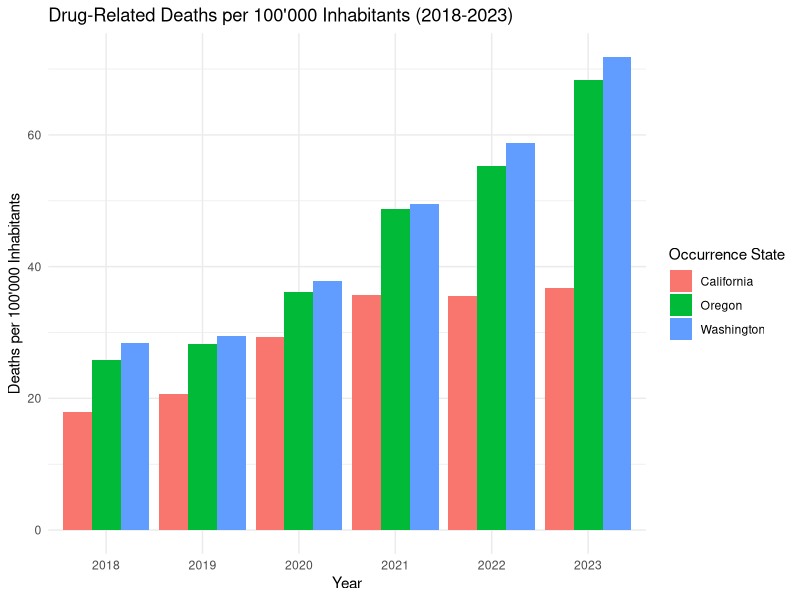
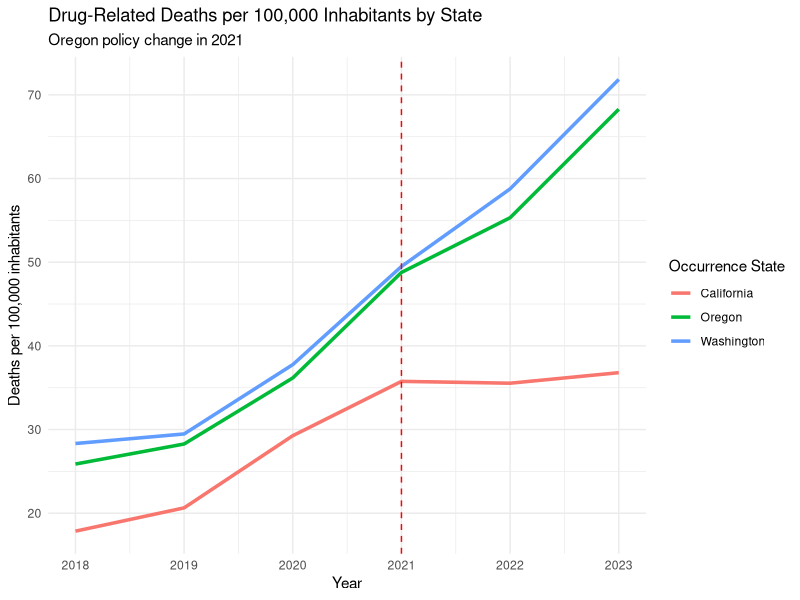
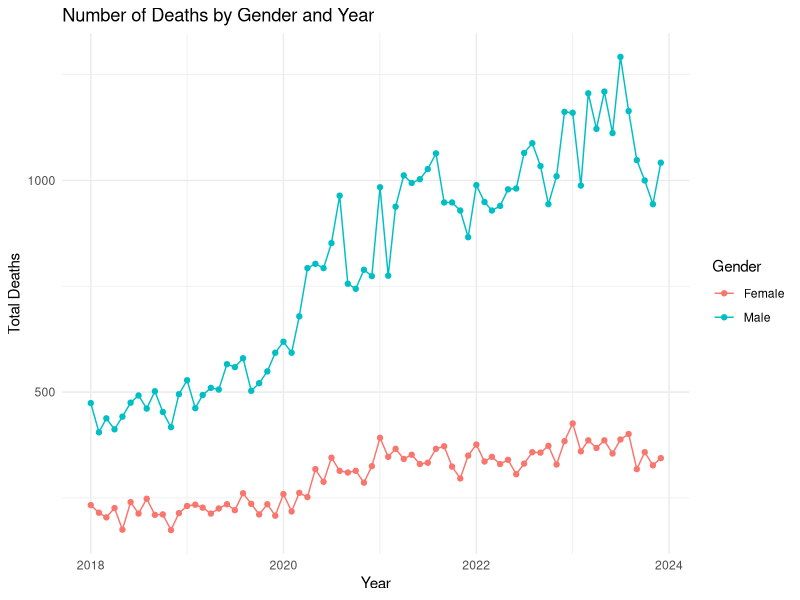
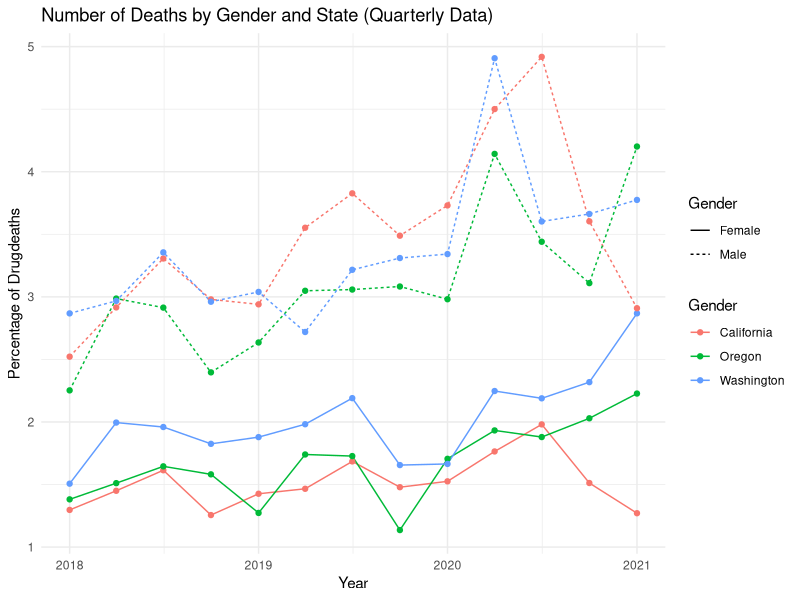
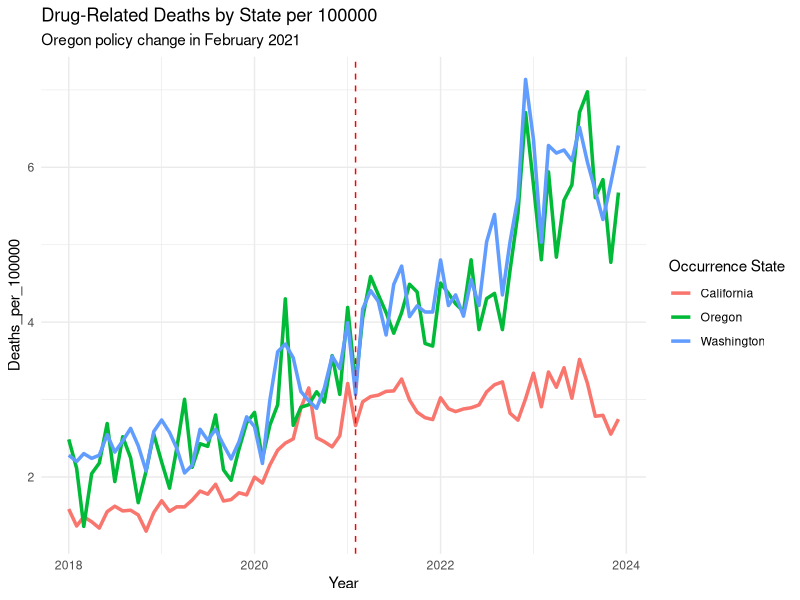
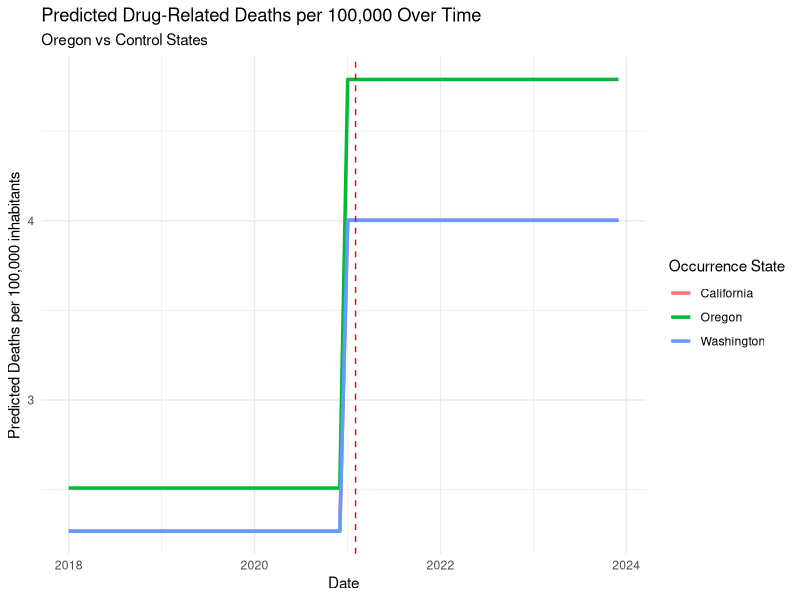
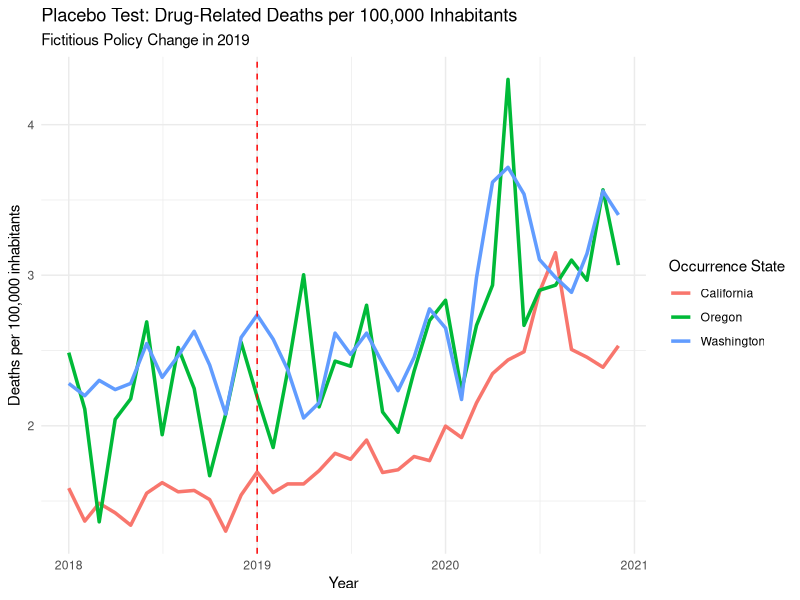
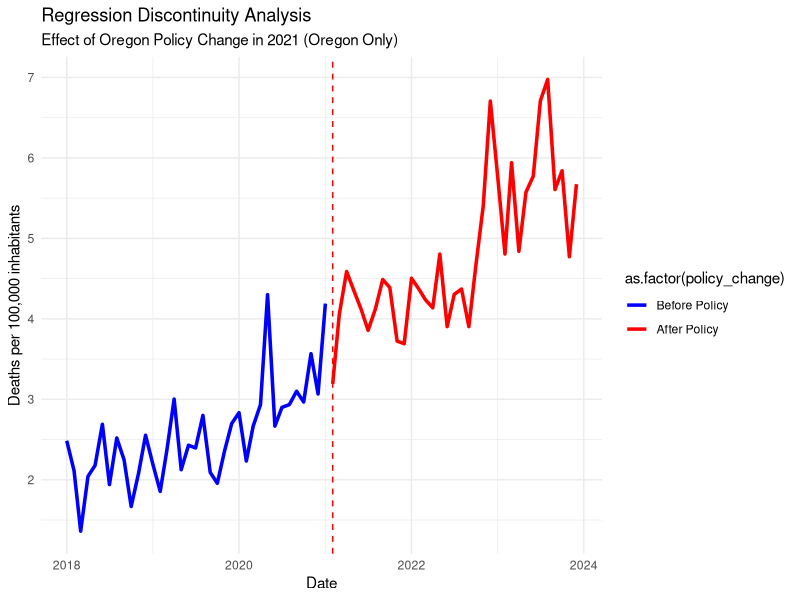

Write R code to recreate these figures, in order.
## ---- chunk 1
knitr::opts_chunk$set(echo = TRUE)
## ---- chunk 2
library(readxl)
library(dplyr)
library(zoo)
library(lubridate)
library(ggplot2)
library(tidyr)
library(lmtest)
library(sandwich)
library(forecast)
library(plm)

#globally exclude code chunks from the output
knitr::opts_chunk$set(echo = FALSE)

#globally turn on caching
knitr::opts_chunk$set(cache = TRUE)

# globally turn off warnings and messages
knitr::opts_chunk$set(warning = FALSE)
knitr::opts_chunk$set(message = FALSE)

# globally set the theme for ggplot
theme_set(theme_minimal())

#setting directory
#setwd(dirname(rstudioapi::getSourceEditorContext()$path))
getwd()
## ---- chunk 3
# load the relevant part of the Data set, exclude notes starting from row 4374
Data <- read_excel("data/Drug_related_Deaths_2018-2024.xlsx", n_max = 4374)


# Overview for the Data
head(Data, 10)
str(Data)

## ---- chunk 4
# Read population data from Excel file for each region

# Load the population data from the first range (D244:M244)
population_oregon_1 <- read_excel("data/Ca_Or_Wa Population 2010-23.xlsx", 
                                  sheet = "Oregon", 
                                  range = "D244:M244", 
                                  col_names = FALSE)  

# Load the population data from the second range (Q244:T244)
population_oregon_2 <- read_excel("data/Ca_Or_Wa Population 2010-23.xlsx", 
                                  sheet = "Oregon", 
                                  range = "Q244:T244", 
                                  col_names = FALSE)  

# Combine the two data frames (horizontally) into one row
population_oregon <- cbind(population_oregon_1, population_oregon_2)

# Manually set the column names (years 2010 to 2023)
colnames(population_oregon) <- 2010:2023



# Load the population data from the first range in California
population_california_1 <- read_excel("data/Ca_Or_Wa Population 2010-23.xlsx", 
                                  sheet = "California", 
                                  range = "D487:M487", 
                                  col_names = FALSE)  

# Load the population data from the second range (Q487:T487)
population_california_2 <- read_excel("data/Ca_Or_Wa Population 2010-23.xlsx", 
                                  sheet = "California", 
                                  range = "Q487:T487", 
                                  col_names = FALSE)  

# Combine the two data frames (horizontally) into one row
population_california <- cbind(population_california_1, population_california_2)

# Manually set the column names (years 2010 to 2023)
colnames(population_california) <- 2010:2023



# Load the population data from the first range in Washington
population_washington_1 <- read_excel("data/Ca_Or_Wa Population 2010-23.xlsx", 
                                  sheet = "Washington", 
                                  range = "D286:M286", 
                                  col_names = FALSE)  

# Load the population data from the second range 
population_washington_2 <- read_excel("data/Ca_Or_Wa Population 2010-23.xlsx", 
                                  sheet = "Washington", 
                                  range = "Q286:T286", 
                                  col_names = FALSE)  

# Combine the two data frames (horizontally) into one row
population_washington <- cbind(population_washington_1, population_washington_2)

# Manually set the column names (years 2010 to 2023)
colnames(population_washington) <- 2010:2023


# Combine population data into a single data frame with an added column for state
population_data <- bind_rows(
  population_oregon %>% mutate(State = "Oregon"),
  population_washington %>% mutate(State = "Washington"),
  population_california %>% mutate(State = "California")
)


# Remove the temporary variables from the environment
rm(population_oregon_1, population_oregon_2, population_washington_1, 
   population_washington_2, population_california_1, population_california_2,
   population_oregon, population_washington, population_california)

# Convert wide format to long format
population_data <- population_data %>%
  pivot_longer(cols = -State,    # All columns except 'State'
               names_to = "year",   # The new column for years
               values_to = "population_count")  # The new column for population counts

#Convert year column to numeric
population_data$year <- as.numeric(population_data$year)  

## ---- chunk 5

# look into Dates 
unique(Data$Month)

# Delete Notes column without grepl 
Data <- Data[, !grepl("Notes", names(Data))]

# Delete Row Sep., 2024 since the data is not complete
Data <- Data[Data$Month != "Sep., 2024 (provisional and partial)", ]

# Create column Provisional (TRUE/FALSE) based on the col Month '(provisional)'
Data$Provisional <- grepl("\\(provisional\\)", Data$Month)

# Delete " (provisional)" from the Date
####Data$Month <- gsub(" \\(provisional\\)", "", Data$Month)

# Convert into Date Variable
####Data$Month <- as.yearmon(Data$Month, format = "%b., %Y")
Data <- Data %>%
  #mutate(`Month` = as.yearmon(`Month Code`, format = "%Y/%m"))
    mutate(`Month` = ym(`Month Code`))


#### look into Deaths
#### Data$Deaths

# count of "Suppressed"
sum(Data$Deaths == "Suppressed")

# Some of the numbers are "Suppressed" this means that there are between 1 and 9 cases
# To use Deaths as a number we can leave them as NA's or substitute by a random number between 1 and 9

# Set seed for reproducibility if needed
set.seed(23)  

# Replace "Suppressed" in the Death column with a random number between 1 and 9
Data$Deaths <- ifelse(Data$Deaths == "Suppressed", sample(1:9, sum(Data$Deaths == "Suppressed"), replace = TRUE), Data$Deaths)
Data$Deaths <- as.numeric(Data$Deaths)

summary(Data)
sum(Data$Deaths == "Suppressed")
# Delete all columns that end on Code, they are duplicates of the other columns
Data <- Data[, !grepl("Code$", names(Data))]

# keep one version of the Dataset with all Deaths
Data_complete <- Data

# Filters the data to only include drug-induced deaths (removes alcohol-induced and non-drug related deaths)
Data <- Data %>% filter(`UCD - Drug/Alcohol Induced` == "Drug-induced causes")

glimpse(Data)
## ---- chunk 6

# Filter the data for each complete years 2018 to 2023
Data_18_23 <- Data %>%
  filter(`Month` >= ym("2018-01") & `Month` <= ym("2023-12"))

# Group the data by occurrence state and year, then sum deaths per year
Data_18_23 <- Data_18_23 %>%
  group_by(`Occurrence State`, year = year(`Month`)) %>%
  summarise(Deaths = sum(Deaths))

# Merge the death data with population data by state and year
Data_with_population <- Data_18_23 %>%
  left_join(population_data, by = c("Occurrence State" = "State", "year" = "year"))

# Calculate deaths per 100,000 inhabitants for each year
Data_with_population <- Data_with_population %>%
  mutate(Deaths_per_100000 = (Deaths / population_count) * 100000)


# Plot the number of deaths per 10,000 inhabitants for each year and state
ggplot(Data_with_population, aes(x = factor(year), y = Deaths_per_100000, fill = `Occurrence State`)) +
  geom_bar(stat = "identity", position = "dodge") +
  labs(title = "Drug-Related Deaths per 100'000 Inhabitants (2018-2023)",
       x = "Year",
       y = "Deaths per 100'000 Inhabitants")


# Plot the trends over time for each state per year
ggplot(Data_with_population, aes(x = year, y = Deaths_per_100000, color = `Occurrence State`)) +
  geom_line(linewidth = 1.2) +
  geom_vline(xintercept = 2021, linetype = "dashed", color = "red") +  # Mark the policy change
  labs(title = "Drug-Related Deaths per 100,000 Inhabitants by State",
       subtitle = "Oregon policy change in 2021",
       x = "Year", y = "Deaths per 100,000 inhabitants")
## ---- chunk 7
# Prepare the data untill 2023
data_gender_year <- Data %>%
  filter(`Month` >= ym("2018-01") & `Month` <= ym("2023-12")) %>%
  select(Gender, Month, Deaths) %>%
  group_by(Gender, Month) %>%
  summarise(Total_Deaths = sum(Deaths, na.rm = TRUE)) %>%
  ungroup()

# Plot the data
ggplot(data_gender_year, aes(x = Month, y = Total_Deaths, color = Gender, group = Gender)) +
  geom_line() +
  geom_point() +
  labs(title = "Number of Deaths by Gender and Year",
       x = "Year",
       y = "Total Deaths",
       color = "Gender") 

# Perform t-test for significant differences by gender 
t.test(Total_Deaths ~ Gender, data = data_gender_year)

## ---- chunk 8

# Prepare the data
#use quarterly data to make it smoother
data_Anova <- Data %>%
  filter(`Month` < ym("2021-02")) %>%
  mutate(Quarter = floor_date(as.Date(Month), "quarter")) %>%    
  select(Gender, Quarter, `Occurrence State`, Deaths) %>%
  group_by(Gender, Quarter, `Occurrence State`) %>%
  summarise(Total_Deaths = sum(Deaths, na.rm = TRUE)) %>%
  ungroup()

data_Anova$all_death <- Data_complete %>%
  filter(`Month` < ym("2021-02")) %>%
  mutate(Quarter = floor_date(as.Date(Month), "quarter")) %>%
  select(Gender, Quarter, `Occurrence State`, Deaths) %>%
  group_by(Gender, Quarter, `Occurrence State`) %>%
  summarise(Total_Deaths = sum(Deaths, na.rm = TRUE)) %>%
  ungroup() %>%
  pull(Total_Deaths)

data_Anova$DrugDeath_Percentage <- data_Anova$Total_Deaths / data_Anova$all_death *100

# Plot the data
ggplot(data_Anova, aes(x = Quarter, y = DrugDeath_Percentage, color = `Occurrence State`, linetype = Gender)) +
  geom_line() +
  geom_point() +
  labs(title = "Number of Deaths by Gender and State (Quarterly Data)",
       x = "Year",
       y = "Percentage of Drugdeaths",
       color = "Gender") 

# Perform ANOVA for significant differences by gender or State
data_Anova <- data_Anova %>%
  mutate(Gender = as.factor(Gender),
         `Occurrence State` = as.factor(`Occurrence State`))

# Test for effects in Gender, State and interactions
anova_model <- aov(DrugDeath_Percentage ~ Gender + `Occurrence State`, data = data_Anova)

summary(anova_model)

## ---- chunk 9

# Filter the data for each complete month in 2018 to 2023 
Data_monthly <- Data %>%
  filter(`Month` >= ym("2018-01") & `Month` <= ym("2023-12"))

# Group the data by occurrence state and month, then sum deaths per month
Data_monthly <- Data_monthly %>%
  group_by(`Occurrence State`, year = year(`Month`), month = month(`Month`)) %>%
  summarise(Deaths = sum(Deaths))


# Merge the death data with population data by state and year
Data_monthly <- Data_monthly %>%
  left_join(population_data, by = c("Occurrence State" = "State", "year" = "year"))

# Calculate deaths per 100,000 inhabitants for each year
Data_monthly <- Data_monthly  %>%
  mutate(Deaths_per_100000 = (Deaths / population_count) * 100000)


# Create 'treatment' and 'post_policy' variables
Data_monthly <- Data_monthly %>%
  mutate(
    treatment = ifelse(`Occurrence State` == "Oregon", 1, 0),  # 1 for Oregon, 0 for California/Washington
    post_policy = ifelse(year >= 2021, 1, 0),  # 1 for years 2021 and later
    interaction = treatment * post_policy  # Interaction term for DiD
  )

# Create a new date column by combining year and month
Data_monthly <- Data_monthly %>%
  mutate(date = ym(paste(year, month, sep = "-")))  # Combine year and month into a date


# Difference-in-Differences (DiD) regression model with Deaths_per_100000

did_model <- lm(Deaths_per_100000 ~ treatment + post_policy + interaction, data = Data_monthly)
summary(did_model)

# Robust standard errors to handle heteroscedasticity
coeftest(did_model, vcov = vcovHC(did_model, type = "HC1"))

## ---- chunk 10
# Plot DiD Results
# Plot the trends over time for each state
ggplot(Data_monthly, aes(x = date, y = Deaths_per_100000, color = `Occurrence State`)) +
  geom_line(linewidth = 1.2) +
  geom_vline(xintercept = as.Date("2021-02-01"), linetype = "dashed", color = "red") +  # Mark the policy change
  labs(title = "Drug-Related Deaths by State per 100000",
       subtitle = "Oregon policy change in February 2021",
       x = "Year", y = "Deaths_per_100000")


# Generate predicted values based on the model
Data_monthly$predicted <- predict(did_model, newdata = Data_monthly)

# Visualize the predicted trends
ggplot(Data_monthly, aes(x = date, y = predicted, color = `Occurrence State`)) +
  geom_line(linewidth = 1.2) +
  geom_vline(xintercept = as.Date("2021-02-01"), linetype = "dashed", color = "red") +  # Mark the policy change
  labs(title = "Predicted Drug-Related Deaths per 100,000 Over Time",
       subtitle = "Oregon vs Control States",
       x = "Date", y = "Predicted Deaths per 100,000 inhabitants")
## ---- chunk 11
# Subset data for Oregon and Washington
oregon_data <- Data_monthly %>% filter(`Occurrence State` == "Oregon")
washington_data <- Data_monthly %>% filter(`Occurrence State` == "Washington")


# Calculate the correlation coefficient between the two states
correlation <- cor(oregon_data$Deaths_per_100000, washington_data$Deaths_per_100000)

# Print the result
correlation

#Seperate DiD

# Example for DiD with only California as control
did_model_california <- lm(Deaths_per_100000 ~ treatment + post_policy + interaction, 
                           data = Data_monthly %>% filter(`Occurrence State` %in% c("Oregon", "California")))

# Example for DiD with only Washington as control
did_model_washington <- lm(Deaths_per_100000 ~ treatment + post_policy + interaction, 
                           data = Data_monthly %>% filter(`Occurrence State` %in% c("Oregon", "Washington")))

# Compare the results
summary(did_model_california)
summary(did_model_washington)



## ---- chunk 12
# Make a Difference-in-Differences model for the years 2018-2020 as a placebo test
Data_placebo <- Data_monthly %>%
  filter(date >= as.Date("2018-01-01") & date <= as.Date("2020-12-01"))

# Create 'treatment' and 'post_policy' variables for the placebo test
Data_placebo <- Data_placebo %>%
  mutate(
    treatment = ifelse(`Occurrence State` == "Oregon", 1, 0),  # 1 for Oregon, 0 for California/Washington
    post_policy = ifelse(year >= 2019, 1, 0),  # 1 for years 2019 and later
    interaction = treatment * post_policy  # Interaction term for DiD
  )

# Difference-in-Differences (DiD) model for the placebo test
did_model_placebo <- lm(Deaths_per_100000 ~ treatment + post_policy + interaction, data = Data_placebo)
summary(did_model_placebo)

# Robust standard errors for the placebo test
#coeftest(did_model_placebo, vcov = vcovHC(did_model_placebo, type = "HC1"))

# Plot the placebo test results
ggplot(Data_placebo, aes(x = date, y = Deaths_per_100000, color = `Occurrence State`)) +
  geom_line(linewidth = 1.2) +
  geom_vline(xintercept = as.Date("2019-01-01"), linetype = "dashed", color = "red") +  # Mark the placebo policy change
  labs(title = "Placebo Test: Drug-Related Deaths per 100,000 Inhabitants",
       subtitle = "Fictitious Policy Change in 2019",
       x = "Year", y = "Deaths per 100,000 inhabitants")
## ---- chunk 13
# Regression Discontinuity Analysis: To further validate the DiD results

# Filter the data for the entire period from 2018 to 2023
Data_RD <- Data_monthly %>%
  filter(date >= as.Date("2018-01-01") & date <= as.Date("2023-12-01") & `Occurrence State` == "Oregon")

# Create a binary variable for the policy change
Data_RD <- Data_RD %>%
  mutate(policy_change = ifelse(date >= as.Date("2021-02-01"), 1, 0))

# Fit a regression model to estimate the effect of the policy change
rd_model <- lm(Deaths_per_100000 ~ policy_change, data = Data_RD)
summary(rd_model)

# Robust standard errors to handle heteroscedasticity
coeftest(rd_model, vcov = vcovHC(rd_model, type = "HC1"))

# Plot the regression discontinuity analysis
ggplot(Data_RD, aes(x = date, y = Deaths_per_100000, color = as.factor(policy_change))) +
  geom_line(linewidth = 1.2) +
  geom_vline(xintercept = as.Date("2021-02-01"), linetype = "dashed", color = "red") +  # Mark the policy change
  # Legend
  scale_color_manual(values = c("0" = "blue", "1" = "red"), labels = c("Before Policy", "After Policy")) +
  labs(title = "Regression Discontinuity Analysis",
       subtitle = "Effect of Oregon Policy Change in 2021 (Oregon Only)",
       x = "Date", y = "Deaths per 100,000 inhabitants")

## ---- chunk 14
# Filter the data for Oregon and clean it
data_oregon <- Data %>%
  filter(`Occurrence State` == "Oregon") %>%
  mutate(Deaths = as.numeric(Deaths),    # Convert Deaths to numeric
         date = as.Date(paste0(Month, "-01")))  # Create a proper date column

# Create a time series object for Oregon deaths
ts_oregon <- ts(data_oregon$Deaths, start = c(2018, 1), frequency = 12)

# Split the data for training (2018-2022) and validation (2023)
train_ts <- window(ts_oregon, end = c(2022, 12))
valid_ts <- window(ts_oregon, start = c(2023, 1), end = c(2023, 12))
full_train_ts <- window(ts_oregon, end = c(2023, 12))

# Fit an ARIMA model (or other model)
arima_model <- auto.arima(train_ts)
full_arima_model <- auto.arima(full_train_ts)

# Forecast for the validation period (2023-2024)
forecast_2023_2024 <- forecast(arima_model, h = 12)

# Plot the forecast against the actual validation data
plot(forecast_2023_2024)
lines(valid_ts, col = "red")  # Add the actual data for comparison
legend("topright", legend = c("Forecast", "Actual Data"), col = c("blue", "red"), lty = 1)

# compute the accuracy of the model
accuracy(forecast_2023_2024, valid_ts)

# After validating the model, forecast for 2025
forecast_2025 <- forecast(full_arima_model, h = 12)

# Plot the forecast for 2025
plot(forecast_2025, main = "Forecast for Drug-Related Deaths in Oregon (2025)",
     xlab = "Year", ylab = "Deaths per 100,000 inhabitants")

## ---- chunk 15
# Panel Data Analysis
# Create a panel data set for the analysis
panel_data <- Data_monthly %>%
  select(`Occurrence State`, date, Deaths_per_100000) %>%
  mutate(State = factor(`Occurrence State`)) %>%
  select(-`Occurrence State`)


# Aggregate the data to ensure unique state and date combinations
panel_data <- panel_data %>%
  group_by(State, date) %>%
  summarise(Deaths_per_100000 = sum(Deaths_per_100000, na.rm = TRUE)) %>%
  ungroup()

# Convert the data to a pdata.frame
pdata <- pdata.frame(panel_data, index = c("State", "date"))

# Fit a panel data model to assess the impact of the policy change
panel_model <- plm(Deaths_per_100000 ~ lag(Deaths_per_100000, 1), data = pdata, model = "within")

# Summarize the model
summary(panel_model)

# Robust standard errors for the panel data model
coeftest(panel_model, vcov = vcovHC(panel_model, type = "HC1"))

# Extract the index (State, Date) for the fitted model to align with fitted values
model_index <- index(panel_model)

# Create a dataframe with fitted values and corresponding index (State, Date)
fitted_data <- data.frame(State = model_index$State,
                          date = model_index$date,
                          Fitted = fitted(panel_model))

# Merge the fitted data with the original panel_data based on State and Date
panel_data_with_fitted <- merge(panel_data, fitted_data, by = c("State", "date"))

# Plot the panel data model results using ggplot2
ggplot(panel_data_with_fitted, aes(x = date, y = Deaths_per_100000, color = State)) +
  geom_point() +
  geom_line(aes(y = Deaths_per_100000), linetype = "solid") +  # Plot actual Deaths_per_100000 as solid line
  labs(title = "Panel Data Model Results",
       x = "Date",
       y = "Deaths_per_100000",
       color = "State") +
  theme_minimal()

        ggplot(panel_data_with_fitted, aes(x = date, y = Deaths_per_100000, color = State)) +
      geom_point() +
      geom_line(aes(y = Deaths_per_100000), linetype = "solid") +  # Plot actual Deaths_per_100000 as solid line
      geom_line(aes(y = Fitted), linetype = "dashed") +  # Plot fitted values as dashed line
      labs(title = "Panel Data Model Results",
           x = "date",
           y = "Deaths_per_100000",
           color = "State") +
      theme_minimal()
